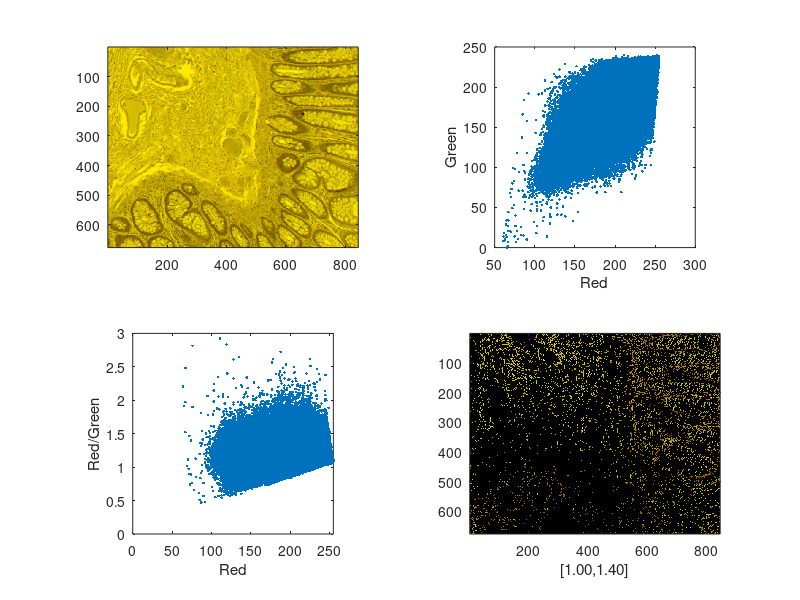

Here is the MATLAB script that generated this plot:
% show the misaligned pixels that are either red or green from imwarp
% try the difference

load('image_fused','imf')

imsize = size(imf);
im1 = reshape(imf,imsize(1)*imsize(2),3);
im1(:,3) = 0;

a = double(im1(:,1));
b = double(im1(:,2));

if 1
subplot(2,2,2)
plot(a,b,'.')
axis square
xlabel('Red')
ylabel('Green')
end

if 1
subplot(2,2,3)
plot(a,a./b,'.')
axis square
axis([0 255 0 3])
xlabel('Red')
ylabel('Red/Green')
end

r = a./b;

upper = 1.4;
lower = 1.0;

m = r > upper;
im1m = im1;
im1m(~m,:) = 0;
im2red = reshape(im1m,imsize(1),imsize(2),3);

m = r < lower;
im1m = im1;
im1m(~m,:) = 0;
im2green = reshape(im1m,imsize(1),imsize(2),3);

subplot(2,2,1)
image(imf)
axis image

% subplot(1,3,2)
% image(im2red)
% axis image

subplot(2,2,4)
image(im2green+im2red)
axis image
xlabel(sprintf('[%.2f,%.2f]',lower,upper))
